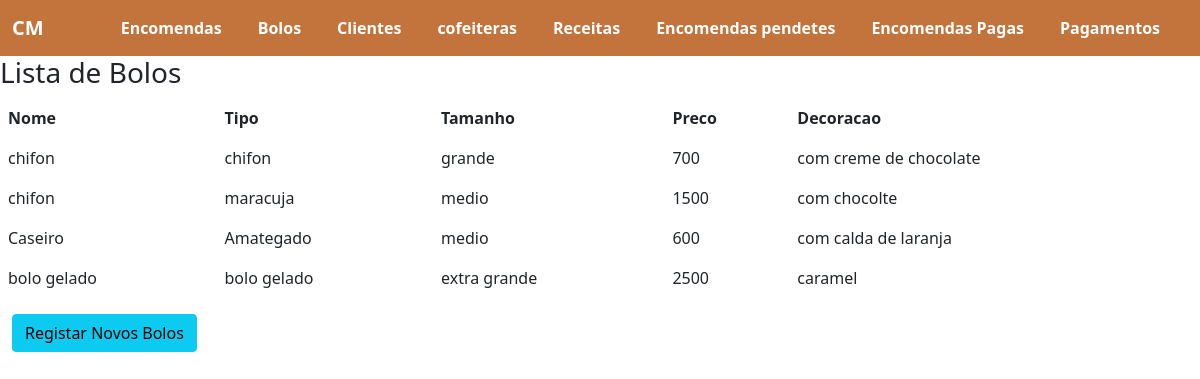
The page /bolos.php on the database its author committed.
### tables this page shows
CREATE TABLE `bolo` (
  `id` int(11) NOT NULL,
  `Nome` varchar(200) NOT NULL,
  `tipo` int(11) NOT NULL,
  `tamanho` enum('mini','pequeno','medio','grande','extra grande') NOT NULL,
  `preco` float NOT NULL,
  `decoracao` varchar(100) NOT NULL
);

CREATE TABLE `tipo_bolo` (
  `id` int(11) NOT NULL,
  `nome` varchar(80) NOT NULL,
  `descricao` varchar(255) NOT NULL
);

### conexcao.php (called while the page is built, shortened)
<?php
try{
    $conexao = new PDO ("mysql:dbname=bolos; host=localhost:3306","root","");
} catch (PDOException $e){echo "Erro na conexao: ".$e->getMessage();}
catch (Exception $e) {echo "Errro Generico".$e->getMessage();}
function bolo() {
    global $conexao;
    $sql =  "SELECT bolo.Nome,tipo_bolo.nome,bolo.tamanho,bolo.preco,bolo.decoracao FROM bolo JOIN tipo_bolo WHERE tipo_bolo.id=bolo.tipo";
    $stmt = $conexao->prepare($sql);
      $stmt->execute();
    return $stmt->fetchAll(PDO::FETCH_OBJ);
}

### bolos.php (the view)
<?php
    include_once './meno.php';
    require 'conexcao.php';
  $dados=  bolo();
?>
<h3>Lista de Bolos</h3>
<table class="table table-borderless">
    <thead>
        <th>Nome</th>
        <th>Tipo</th>
        <th>Tamanho</th>
        <th>Preco</th>
        <th>Decoracao</th>
    </thead>
    <tbody>
        <?php foreach ($dados as $key ) { ?>
            <tr>
            <td><?php echo $key->Nome?></td>
            <td><?php echo $key->nome ?></td>
            <td><?php echo $key->tamanho ?></td>
            <td><?php echo $key->preco ?></td>
            <td><?php echo $key->decoracao ?></td>
            </tr>
        <?php } ?>
    </tbody>
</table>
<div class="container-fluid"><a href="./registarBolos.php" class="btn btn-info">Registar Novos Bolos</a></div>

### meno.php (shortened to what this page needs)
<!DOCTYPE html>
<html lang="en">
<head>
    <link rel="stylesheet" href="./css/bootstrap.min.css">
    <link rel="stylesheet" href="./js/bootstrap.bundle.min.js">
    <link rel="stylesheet" href="./js/bootstrap.min.js">
</head>
<body>
    <nav class="navbar navbar-expand ">
        <div class="container-fluid">
            <a class="navbar-brand" href="./index.php">CM</a>
          <ul class="navbar-nav">
            <li class="nav-item">
              <a class="nav-link" href="./encomenda.php">Encomendas</a>
            </li>
            <li class="nav-item">
              <a class="nav-link" href="./bolos.php">Bolos</a>
            </li>
            <li class="nav-item">
              <a class="nav-link" href="./cliente.php">Clientes</a>
            </li>
            <li class="nav-item">
              <a class="nav-link" href="./cofeiteras.php">cofeiteras</a>
            </li>
            <li class="nav-item">
              <a class="nav-link" href="./receitas.php">Receitas</a>
            </li>
            <li class="nav-item">
              <a class="nav-link" href="./encomendas_pedendes.php">Encomendas pendetes</a>
            </li>
            <li class="nav-item">
              <a class="nav-link" href="./encomendas_pagas.php">Encomendas Pagas</a>
            </li>
            <li class="nav-item">
              <a class="nav-link" href="./pagamentos.php">Pagamentos</a>
            </li>
          </ul>
        </div>
      </nav>

### meno.php (style rules this page uses)
.navbar { background-color: rgb(195, 116, 60); position: sticky; top: 0; }
.nav-link, .navbar-brand { color: white; font-weight: bold; }
.nav-item { margin-right: 20px; }

### rows shown on the page
bolo: Nome "chifon", tipo_bolo.nome "chifon", tamanho "grande", preco "700", decoracao "com creme de chocolate"
bolo: Nome "chifon", tipo_bolo.nome "maracuja", tamanho "medio", preco "1500", decoracao "com chocolte"
bolo: Nome "Caseiro", tipo_bolo.nome "Amategado", tamanho "medio", preco "600", decoracao "com calda de laranja"
bolo: Nome "bolo gelado", tipo_bolo.nome "bolo gelado", tamanho "extra grande", preco "2500", decoracao "caramel"
